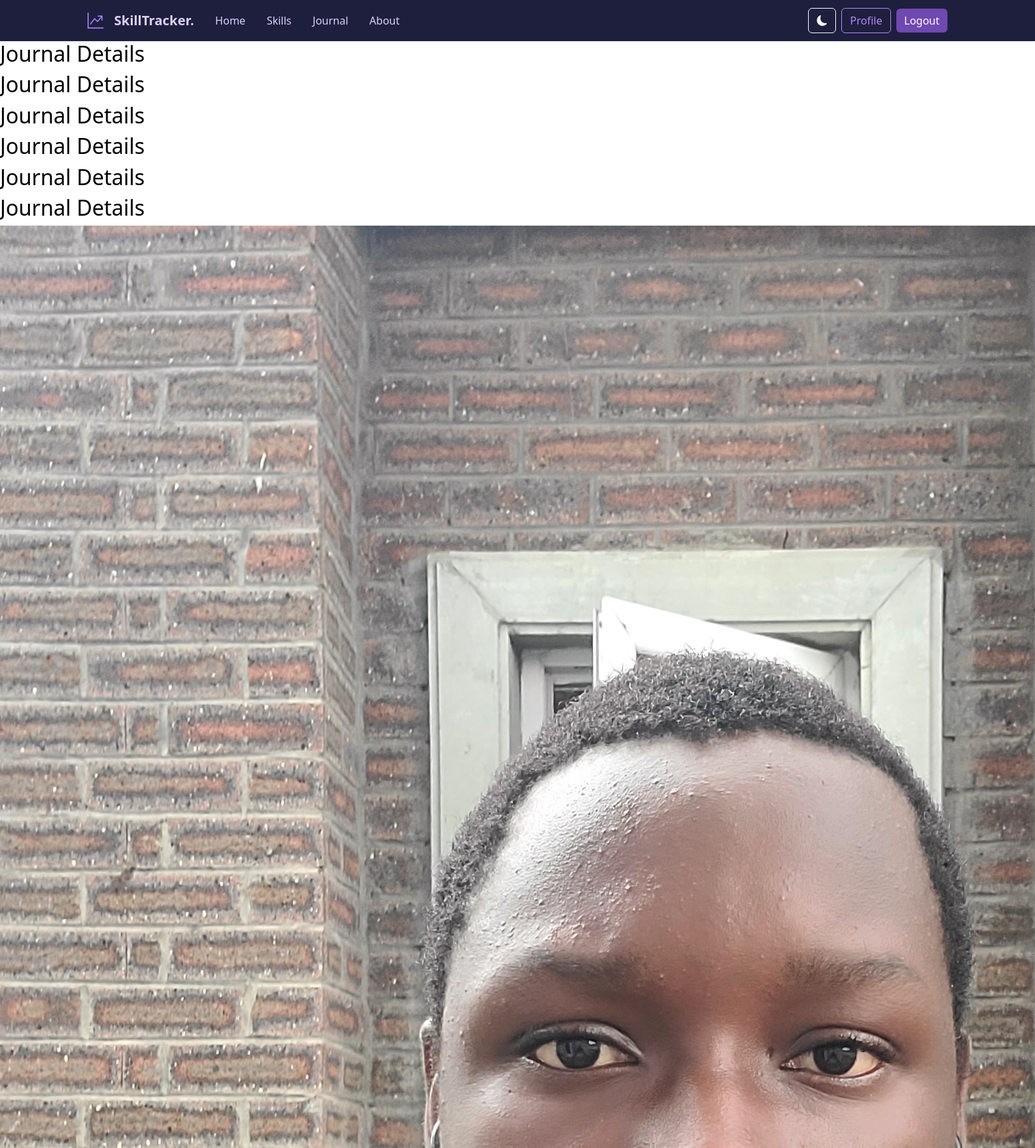
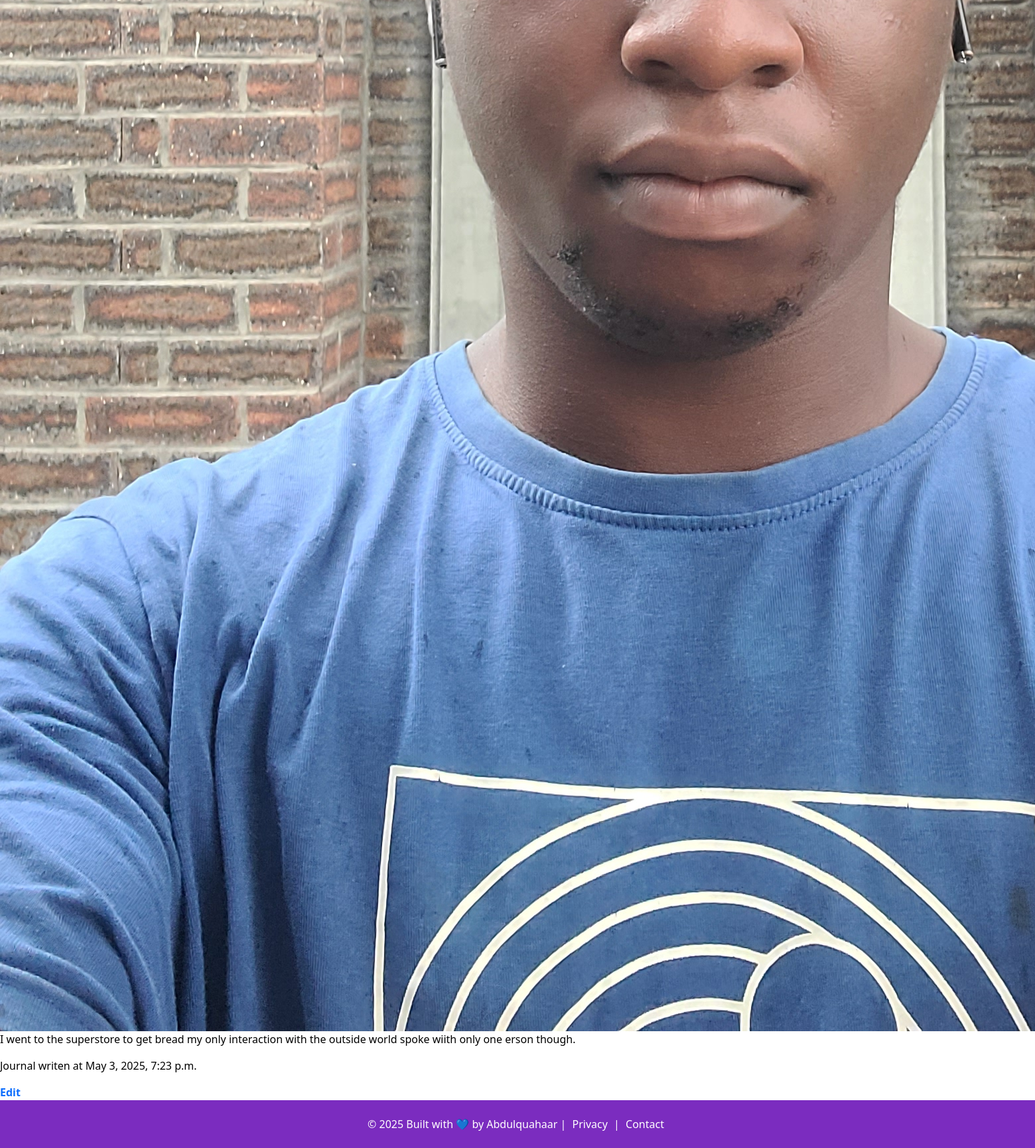
Screenshot of /journal/journal-details/1/ (signed in) with the database file from the repository (2 pictures, top to bottom).
### tracker_app/models.py (models this page shows)
class Journal(models.Model):
    user = models.ForeignKey(User, on_delete=models.CASCADE)
    journal_content = models.TextField()
    journal_image = models.ImageField(upload_to='journal_images/', null=True, blank=True)
    created_at = models.DateTimeField(auto_now_add=True)

### tracker_app/views.py (the view)
# urls.py: path('journal/journal-details/<int:pk>/', views.journal_details, name='journal-details'),
def journal_details(request, pk):
    journal_detail = Journal.objects.get(id=pk)
    if request.user == journal_detail.user:
        return render(request, 'journal_details.html', {'journal_detail':journal_detail})
    else:
        return redirect('journal')

### templates/journal_details.html (shortened to what this page needs)
{% load static %}
<!DOCTYPE html>
<html lang="en">
<head>
    <link rel="stylesheet" href="{% static 'css/journal_details.css' %}">
    <link href="https://cdn.jsdelivr.net/npm/bootstrap@5.3.3/dist/css/bootstrap.min.css" rel="stylesheet">
</head>
<body>
     <div>
        {% include 'navbar.html' %}
     </div>
    <div>
        <div>
            <div class="">
                <div class="">
                    <h2>Journal Details</h2>
                    <h2>Journal Details</h2>
                    <h2>Journal Details</h2>
                    <h2>Journal Details</h2>
                    <h2>Journal Details</h2>
                    <h2>Journal Details</h2>
                    {% if journal.journal_image %}
                    <img src="{{ journal.journal_image.url }}" alt="Journal image">
                    {% else %}
                    <img src="{% static 'images/20241022_143310.jpg' %}" alt="Default image">
                    {% endif %}
                    <p>{{ journal_detail.journal_content }}</p>
                    <p>Journal writen at {{ journal_detail.created_at }}</p>
                    <a href="#" class="text-decoration-none text-purple fw-bold">Edit</a>
                </div>
            </div>
        </div>
    </div>
    <footer class="footer text-center py-4">
        &copy; 2025 Built with 💙 by Abdulquahaar |
        <a href="#" class="footer-link">Privacy</a> |
        <a href="https://github.com/oladayotech" class="footer-link" target="_blank">Contact</a>
    </footer>
</body>
</html>

### static/css/journal_details.css (style rules this page uses)
.footer { background-color: #7b2cbf; color: white; padding: 1rem 0; }
.footer-link { text-decoration: none; color: white; margin: 0 5px; transition: color 0.3s; }

### templates/navbar.html (style rules this page uses)
:root { --bg-light: #ffffff; --text-light: #000000; --bg-dark: #1e1f3d; --text-dark: #dcd0ff; }
body { background-color: var(--bg-light); color: var(--text-light); transition: background-color 0.5s, color 0.5s; }

### rows the page displays
Journal: journal_content "I went to the superstore to get bread my only interaction with the outside world spoke wiith only one erson though.", created_at "May 3, 2025, 7:23 p.m."
